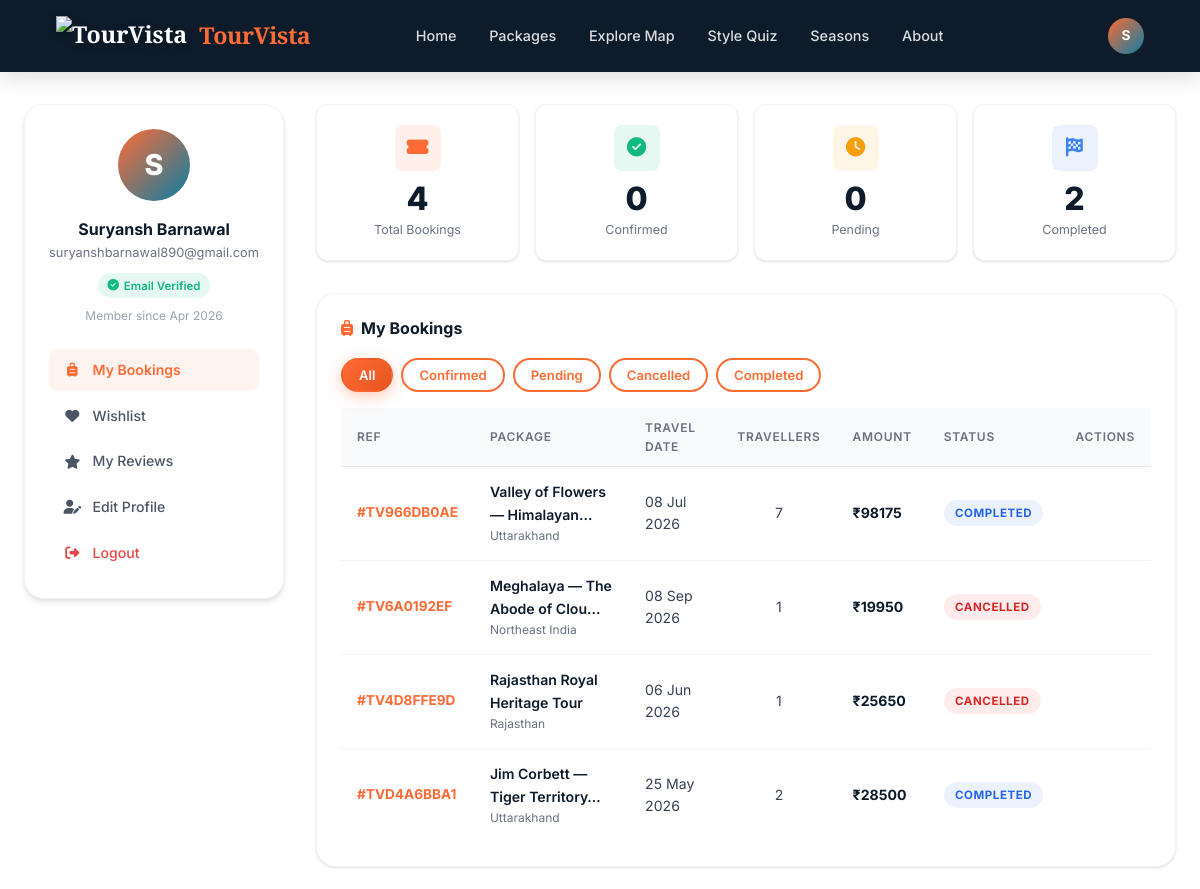
/accounts/dashboard/ (signed in, upper part), run on an earlier commit of the app's database.
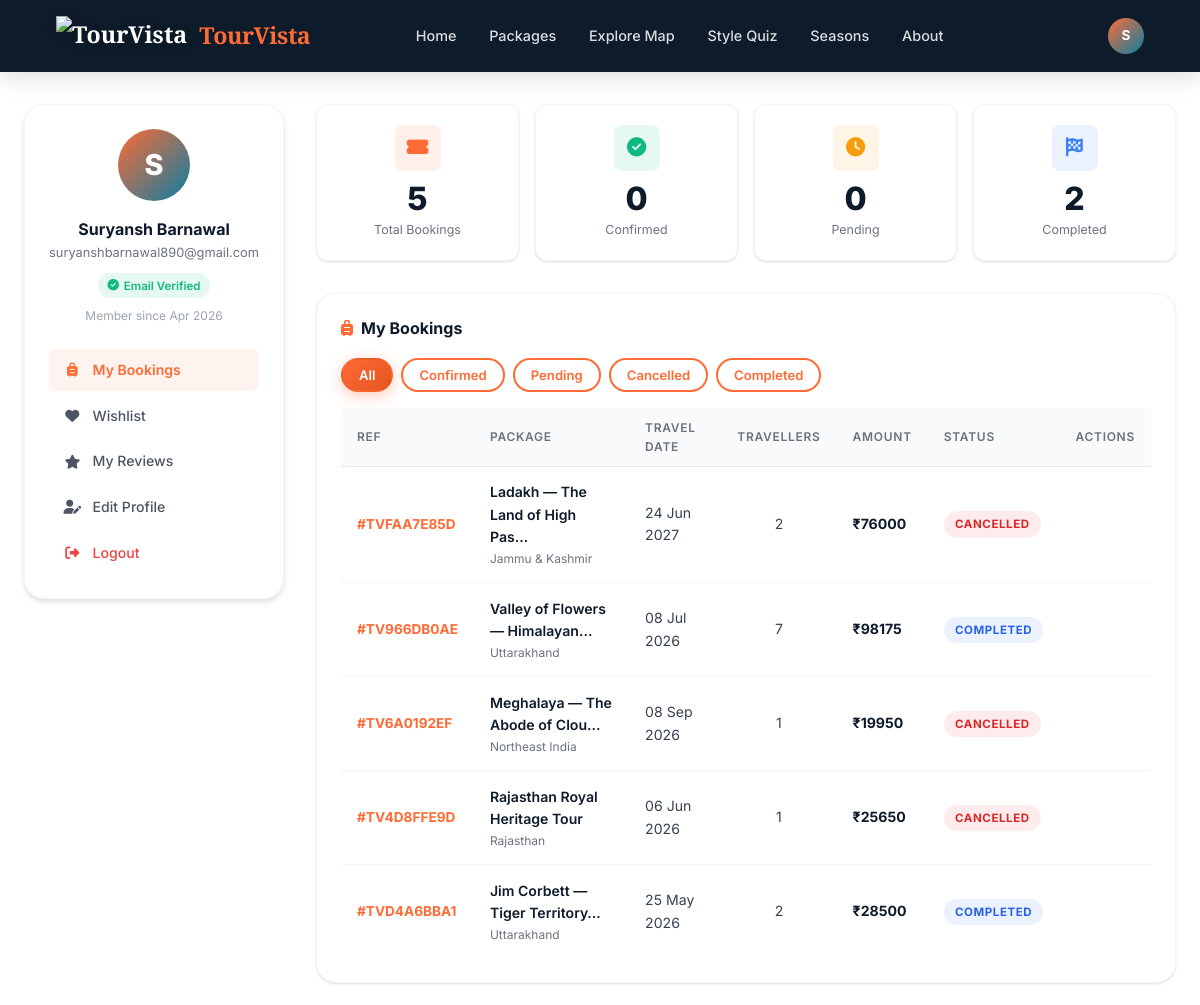
And on a later commit of the database.
### bookings/models.py (models this page shows, shortened)
class Booking(models.Model):
    booking_ref = models.CharField(max_length=12, unique=True, blank=True)
    user = models.ForeignKey(User, on_delete=models.CASCADE, related_name='bookings')
    package = models.ForeignKey(TourPackage, on_delete=models.CASCADE, related_name='bookings')
    first_name = models.CharField(max_length=50)
    last_name = models.CharField(max_length=50)
    email = models.EmailField()
    phone = models.CharField(max_length=15)
    num_travellers = models.PositiveIntegerField(default=1)
    travel_date = models.DateField()
    special_requests = models.TextField(blank=True)
    price_per_person = models.DecimalField(max_digits=10, decimal_places=2)
    total_amount = models.DecimalField(max_digits=12, decimal_places=2)
    status = models.CharField(max_length=20, choices=BOOKING_STATUS, default='pending')
    created_at = models.DateTimeField(auto_now_add=True)
    updated_at = models.DateTimeField(auto_now=True)
    class Meta:
        ordering = ['-created_at']

### core/models.py (models this page shows, shortened)
class TourPackage(models.Model):
    title = models.CharField(max_length=255)
    slug = models.SlugField(unique=True, blank=True)
    destination = models.ForeignKey(Destination, on_delete=models.SET_NULL, null=True, blank=True)
    state = models.CharField(max_length=50, choices=INDIAN_STATES, default='rajasthan')
    description = models.TextField()
    highlights = models.TextField(blank=True, help_text="One highlight per line")
    itinerary = models.TextField(blank=True, help_text="Day-wise itinerary")
    inclusions = models.TextField(blank=True)
    exclusions = models.TextField(blank=True)
    duration_days = models.PositiveIntegerField(default=3)
    max_group_size = models.PositiveIntegerField(default=20)
    price_per_person = models.DecimalField(max_digits=10, decimal_places=2)
    discount_percent = models.PositiveIntegerField(default=0)
    difficulty = models.CharField(max_length=20, choices=DIFFICULTY_LEVELS, default='easy')
    best_season = models.CharField(max_length=20, choices=SEASONS, default='all')
    transportation = models.CharField(max_length=30, choices=TRANSPORT_CHOICES, default='flight')
    accommodation = models.CharField(max_length=30, choices=ACCOMMODATION_CHOICES, default='hotel')
    hotel_name = models.CharField(max_length=255, blank=True, help_text="Specific hotel name, e.g. Taj Lake Palace")
    hotel_star_rating = models.PositiveIntegerField(
        null=True, blank=True,
        choices=[(i, f'{i} Star') for i in range(1, 6)],
        help_text="Hotel star rating 1–5"
    )
    transport_details = models.CharField(max_length=255, blank=True, help_text="e.g. Indigo Flight + Private Innova Crysta")
    main_image = models.ImageField(upload_to='packages/', null=True, blank=True)
    image_2 = models.ImageField(upload_to='packages/', null=True, blank=True)
    image_3 = models.ImageField(upload_to='packages/', null=True, blank=True)
    image_4 = models.ImageField(upload_to='packages/', null=True, blank=True)
    is_featured = models.BooleanField(default=False)
    is_active = models.BooleanField(default=True)
    created_at = models.DateTimeField(auto_now_add=True)
    updated_at = models.DateTimeField(auto_now=True)
    city_name = models.CharField(max_length=100, blank=True, help_text="City name for weather API (e.g. Jaipur)")
    class Meta:
        ordering = ['-is_featured', '-created_at']
    def get_absolute_url(self):
        return reverse('core:package_detail', kwargs={'slug': self.slug})

### accounts/views.py (the view)
# urls.py: path('dashboard/', views.dashboard, name='dashboard'),
@login_required
def dashboard(request):
    user = request.user
    if user.is_staff:
        return redirect('accounts:admin_dashboard')
    bookings = Booking.objects.filter(user=user).select_related('package').order_by('-created_at')
    total_bookings = bookings.count()
    confirmed = bookings.filter(status='confirmed').count()
    pending = bookings.filter(status='pending').count()
    completed = bookings.filter(status='completed').count()
    from core.models import Wishlist
    wishlist = Wishlist.objects.filter(user=user).select_related('package').order_by('-added_at')
    from core.models import Review
    reviews = Review.objects.filter(user=user).select_related('package').order_by('-created_at')[:5]
    profile, _ = UserProfile.objects.get_or_create(user=user)
    context = {
        'bookings': bookings,
        'total_bookings': total_bookings,
        'confirmed': confirmed,
        'pending': pending,
        'completed': completed,
        'wishlist': wishlist,
        'reviews': reviews,
        'profile': profile,
    }
    return render(request, 'accounts/dashboard.html', context)

### accounts/models.py (called while the page is built)
    @property
    def full_name(self):
        return f"{self.user.first_name} {self.user.last_name}".strip() or self.user.username

### templates/accounts/dashboard.html (shortened to what the changed rows need)
{% extends 'base.html' %}
{% load static %}
{% block content %}
<div class="container" style="padding-top:calc(var(--navbar-height) + 2rem);padding-bottom:3rem">
  <div class="dashboard-layout" style="padding-top:0">
    <div>
      <div class="dash-stat-grid">
        <div class="dash-stat">
          <div class="stat-icon" style="background:rgba(255,107,53,.1)"><i class="fas fa-ticket-alt" style="color:var(--saffron)"></i></div>
          <div class="stat-num">{{ total_bookings }}</div>
          <div class="stat-label">Total Bookings</div>
        </div>
      </div>
      <div class="dash-section" id="bookings">
        {% if bookings %}
        <div style="overflow-x:auto">
          <table class="booking-table" id="bookings-table">
            <thead>
              <tr>
                <th>Ref</th>
                <th>Package</th>
                <th>Travel Date</th>
                <th>Travellers</th>
                <th>Amount</th>
                <th>Status</th>
                <th>Actions</th>
              </tr>
            </thead>
            <tbody>
              {% for booking in bookings %}
              <tr data-status="{{ booking.status }}">
                <td style="font-weight:700;color:var(--saffron);font-size:.85rem">#{{ booking.booking_ref }}</td>
                <td>
                  <a href="{{ booking.package.get_absolute_url }}" style="font-weight:600;color:var(--navy);font-size:.88rem">{{ booking.package.title|truncatechars:30 }}</a>
                  <div style="font-size:.75rem;color:var(--gray-500)">{{ booking.package.get_state_display }}</div>
                </td>
                <td style="font-size:.88rem">{{ booking.travel_date|date:"d M Y" }}</td>
                <td style="font-size:.88rem;text-align:center">{{ booking.num_travellers }}</td>
                <td style="font-weight:700;color:var(--navy);font-size:.88rem">₹{{ booking.total_amount|floatformat:0 }}</td>
                <td><span class="status-badge {{ booking.status }}">{{ booking.get_status_display }}</span></td>
                <td>
                </td>
              </tr>
              {% endfor %}
            </tbody>
          </table>
        </div>
        {% endif %}
      </div>
    </div>
  </div>
</div>
{% endblock %}

What changed in the data, as far as the page shows it:
added Booking: booking_ref "TVFAA7E85D", package "Ladakh — The Land of High Pas…", package.state "Jammu & Kashmir", travel_date "24 Jun 2027", num_travellers "2", total_amount "76000", status "CANCELLED"
Also different on the page:
{{ total_bookings }}: "4" → "5"
